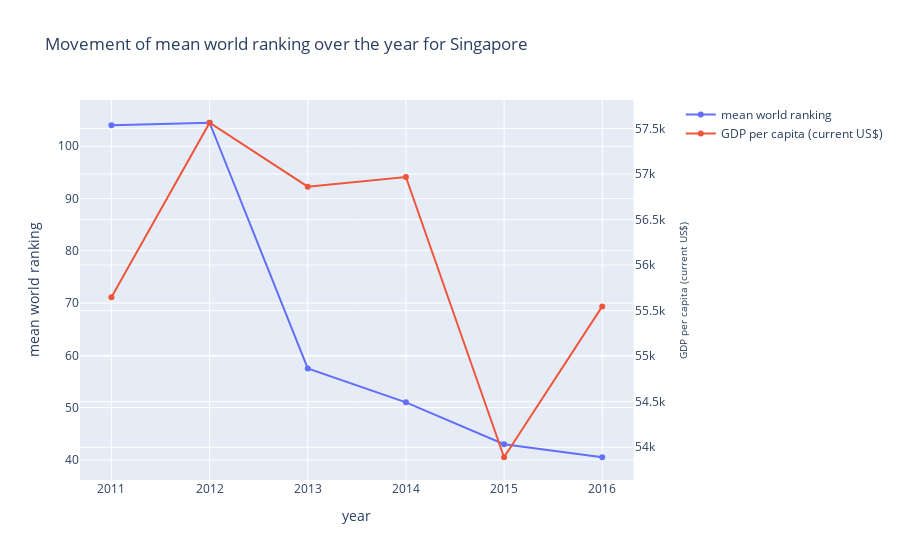

Notebook cell for this chart:
### Markdown cell above
Now we will present a positive effect from Singapore in which growth in GDP per capita is also influencing mean world rank in a negative way (which means that rank is getting smaller which actually means that universities are getting better)

### Code cell
plot_mean_world_rank(data,"Singapore",'GDP per capita (current US$)')

### Figure 1 — Plotly figure (JSON) as saved in the notebook; plotly's stock layout.template omitted (floating-point values rounded to 4 significant figures)
{"data": [{"name": "mean world ranking", "type": "scatter", "x": [2011, 2012, 2013, 2014, 2015, 2016], "xaxis": "x", "y": [104, 104.5, 57.5, 51, 43, 40.5], "yaxis": "y"}, {"name": "GDP per capita (current US$)", "type": "scatter", "x": [2011, 2012, 2013, 2014, 2015, 2016], "xaxis": "x", "y": [55650.0, 57560.0, 56860.0, 56970.0, 53890.0, 55550.0, 56860.0, 55650.0, 57560.0, 56970.0, 55550.0, 53890.0], "yaxis": "y2"}], "layout": {"title": {"text": "Movement of mean world ranking over the year for Singapore"}, "xaxis": {"anchor": "y", "domain": [0, 0.94], "title": {"text": "year"}}, "yaxis": {"anchor": "x", "domain": [0, 1], "title": {"text": "mean world ranking"}}, "yaxis2": {"anchor": "x", "overlaying": "y", "side": "right", "title": {"font": {"size": 10}, "text": "GDP per capita (current US$)"}}}}
